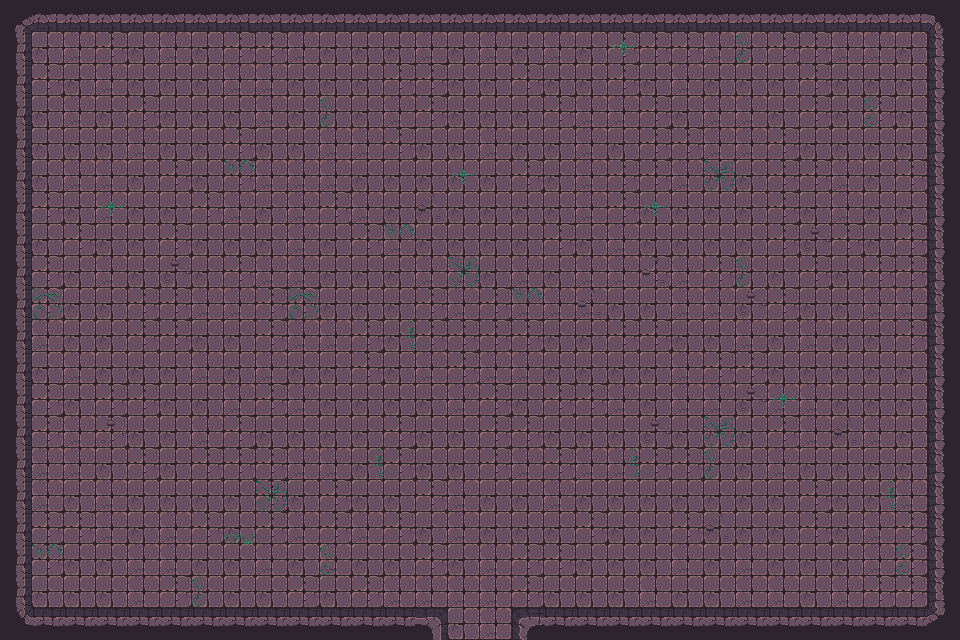

A 2D game scene composited from a Tiled map and its tileset images. What follows is a short description and the map's XML, with every tile layer's data as written:
An orthogonal 30x20 tile map with 32x32 px tiles, 3 tile layers (Walls, Decor, Items), 2 tilesets and 58 objects.

<map version="1.10" tiledversion="1.11.2" orientation="orthogonal" renderorder="right-down" width="30" height="20" tilewidth="32" tileheight="32" infinite="0" nextlayerid="3" nextobjectid="1">
    <tileset firstgid="1" name="Town Tileset" tilewidth="32" tileheight="32" tilecount="64" columns="8">
        <image source="../../../tiles/World H Tileset.png" trans="ff00ff" width="256" height="256" />
        <tile id="4">
            <objectgroup draworder="index" id="2">
                <object id="1" x="0" y="0" width="32" height="32" />
            </objectgroup>
        </tile>
        <tile id="5">
            <objectgroup draworder="index" id="2">
                <object id="1" x="0" y="0" width="32" height="32" />
            </objectgroup>
        </tile>
        <tile id="6">
            <objectgroup draworder="index" id="2">
                <object id="1" x="0" y="0" width="32" height="32" />
            </objectgroup>
        </tile>
        <tile id="7">
            <objectgroup draworder="index" id="2">
                <object id="1" x="0" y="0" width="32" height="32" />
            </objectgroup>
        </tile>
        <tile id="8">
            <objectgroup draworder="index" id="2">
                <object id="1" x="0" y="0" width="32" height="32" />
            </objectgroup>
        </tile>
        <tile id="10">
            <objectgroup draworder="index" id="2">
                <object id="1" x="0" y="32" width="32" height="0" />
            </objectgroup>
        </tile>
        <tile id="11">
            <objectgroup draworder="index" id="2">
                <object id="1" x="0" y="32" width="32" height="0" />
                <object id="2" x="32" y="0" width="0" height="32" />
            </objectgroup>
        </tile>
        <tile id="12">
            <objectgroup draworder="index" id="2">
                <object id="1" x="32" y="0" width="0" height="32" />
            </objectgroup>
        </tile>
        <tile id="13">
            <objectgroup draworder="index" id="2">
                <object id="1" x="0" y="32" width="32" height="0" />
                <object id="2" x="0" y="32" width="32" height="0" />
                <object id="3" x="0" y="0" width="0" height="32" />
            </objectgroup>
        </tile>
        <tile id="14">
            <objectgroup draworder="index" id="2">
                <object id="1" x="0" y="0" width="0" height="32" />
            </objectgroup>
        </tile>
        <tile id="16">
            <objectgroup draworder="index" id="2">
                <object id="1" x="0" y="0" width="32" height="32" />
            </objectgroup>
        </tile>
        <tile id="24">
            <objectgroup draworder="index" id="2">
                <object id="1" x="0" y="0" width="32" height="32" />
            </objectgroup>
        </tile>
    </tileset>
    <tileset firstgid="65" name="Dungeon Crawler Tileset" tilewidth="32" tileheight="32" tilecount="100" columns="10">
        <image source="../../../tiles/Dungeon_Tile.png" trans="" width="320" height="320" />
        <tile id="2">
            <objectgroup draworder="index" id="2">
                <object id="1" x="0" y="0" width="32" height="32" />
            </objectgroup>
        </tile>
        <tile id="3">
            <objectgroup draworder="index" id="2">
                <object id="1" x="0" y="0" width="32" height="32" />
            </objectgroup>
        </tile>
        <tile id="4">
            <objectgroup draworder="index" id="2">
                <object id="1" x="0" y="0" width="32" height="32" />
            </objectgroup>
        </tile>
        <tile id="5">
            <objectgroup draworder="index" id="2">
                <object id="1" x="0" y="0" width="32" height="32" />
            </objectgroup>
        </tile>
        <tile id="6">
            <objectgroup draworder="index" id="2">
                <object id="1" x="0" y="0" width="32" height="32" />
            </objectgroup>
        </tile>
        <tile id="8">
            <objectgroup draworder="index" id="2">
                <object id="1" x="0" y="0" width="32" height="32" />
            </objectgroup>
        </tile>
        <tile id="12">
            <objectgroup draworder="index" id="2">
                <object id="1" x="0" y="0" width="32" height="32" />
            </objectgroup>
        </tile>
        <tile id="13">
            <objectgroup draworder="index" id="2">
                <object id="1" x="0" y="0" width="32" height="32" />
            </objectgroup>
        </tile>
        <tile id="14">
            <objectgroup draworder="index" id="2">
                <object id="1" x="0" y="0" width="32" height="32" />
            </objectgroup>
        </tile>
        <tile id="15">
            <objectgroup draworder="index" id="2">
                <object id="1" x="0" y="0" width="32" height="32" />
            </objectgroup>
        </tile>
        <tile id="16">
            <objectgroup draworder="index" id="2">
                <object id="1" x="0" y="0" width="32" height="32" />
            </objectgroup>
        </tile>
        <tile id="18">
            <objectgroup draworder="index" id="2">
                <object id="1" x="0" y="0" width="32" height="32" />
            </objectgroup>
        </tile>
        <tile id="22">
            <objectgroup draworder="index" id="2">
                <object id="1" x="0" y="0" width="32" height="32" />
            </objectgroup>
        </tile>
        <tile id="23">
            <objectgroup draworder="index" id="2">
                <object id="1" x="0" y="0" width="32" height="32" />
            </objectgroup>
        </tile>
        <tile id="24">
            <objectgroup draworder="index" id="2">
                <object id="1" x="0" y="0" width="32" height="32" />
            </objectgroup>
        </tile>
        <tile id="25">
            <objectgroup draworder="index" id="2">
                <object id="1" x="0" y="0" width="32" height="32" />
            </objectgroup>
        </tile>
        <tile id="26">
            <objectgroup draworder="index" id="2">
                <object id="1" x="0" y="0" width="32" height="32" />
            </objectgroup>
        </tile>
        <tile id="28">
            <objectgroup draworder="index" id="2">
                <object id="1" x="0" y="0" width="32" height="32" />
            </objectgroup>
        </tile>
        <tile id="32">
            <objectgroup draworder="index" id="2">
                <object id="1" x="0" y="0" width="32" height="32" />
            </objectgroup>
        </tile>
        <tile id="33">
            <objectgroup draworder="index" id="2">
                <object id="1" x="0" y="0" width="32" height="32" />
            </objectgroup>
        </tile>
        <tile id="34">
            <objectgroup draworder="index" id="2">
                <object id="1" x="0" y="0" width="32" height="32" />
            </objectgroup>
        </tile>
        <tile id="35">
            <objectgroup draworder="index" id="2">
                <object id="1" x="0" y="0" width="32" height="32" />
            </objectgroup>
        </tile>
        <tile id="36">
            <objectgroup draworder="index" id="2">
                <object id="1" x="0" y="0" width="32" height="32" />
            </objectgroup>
        </tile>
        <tile id="38">
            <objectgroup draworder="index" id="2">
                <object id="1" x="0" y="0" width="32" height="32" />
            </objectgroup>
        </tile>
        <tile id="42">
            <objectgroup draworder="index" id="2">
                <object id="1" x="0" y="0" width="32" height="32" />
            </objectgroup>
        </tile>
        <tile id="43">
            <objectgroup draworder="index" id="2">
                <object id="1" x="0" y="0" width="32" height="32" />
            </objectgroup>
        </tile>
        <tile id="44">
            <objectgroup draworder="index" id="2">
                <object id="1" x="0" y="0" width="32" height="32" />
            </objectgroup>
        </tile>
        <tile id="45">
            <objectgroup draworder="index" id="2">
                <object id="1" x="0" y="0" width="32" height="32" />
            </objectgroup>
        </tile>
        <tile id="46">
            <objectgroup draworder="index" id="2">
                <object id="1" x="0" y="0" width="32" height="32" />
            </objectgroup>
        </tile>
        <tile id="48">
            <objectgroup draworder="index" id="2">
                <object id="1" x="0" y="0" width="32" height="32" />
            </objectgroup>
        </tile>
        <tile id="52">
            <objectgroup draworder="index" id="2">
                <object id="1" x="0" y="0" width="32" height="32" />
            </objectgroup>
        </tile>
        <tile id="53">
            <objectgroup draworder="index" id="2">
                <object id="1" x="0" y="0" width="32" height="32" />
            </objectgroup>
        </tile>
        <tile id="54">
            <objectgroup draworder="index" id="2">
                <object id="1" x="0" y="0" width="32" height="32" />
            </objectgroup>
        </tile>
        <tile id="55">
            <objectgroup draworder="index" id="2">
                <object id="1" x="0" y="0" width="32" height="32" />
            </objectgroup>
        </tile>
        <tile id="56">
            <objectgroup draworder="index" id="2">
                <object id="1" x="0" y="0" width="32" height="32" />
            </objectgroup>
        </tile>
        <tile id="58">
            <objectgroup draworder="index" id="2">
                <object id="1" x="0" y="0" width="32" height="32" />
            </objectgroup>
        </tile>
        <tile id="62">
            <objectgroup draworder="index" id="2">
                <object id="1" x="0" y="0" width="32" height="32" />
            </objectgroup>
        </tile>
        <tile id="63">
            <objectgroup draworder="index" id="2">
                <object id="1" x="0" y="0" width="32" height="32" />
            </objectgroup>
        </tile>
        <tile id="64">
            <objectgroup draworder="index" id="2">
                <object id="1" x="0" y="0" width="32" height="32" />
            </objectgroup>
        </tile>
        <tile id="65">
            <objectgroup draworder="index" id="2">
                <object id="1" x="0" y="0" width="32" height="32" />
            </objectgroup>
        </tile>
        <tile id="66">
            <objectgroup draworder="index" id="2">
                <object id="1" x="0" y="0" width="32" height="32" />
            </objectgroup>
        </tile>
        <tile id="68">
            <objectgroup draworder="index" id="2">
                <object id="1" x="0" y="0" width="32" height="32" />
            </objectgroup>
        </tile>
        <tile id="80">
            <objectgroup draworder="index" id="2">
                <object id="1" x="0" y="0" width="32" height="32" />
            </objectgroup>
        </tile>
    </tileset>
    <layer id="1" name="Walls" width="30" height="20">
        <data encoding="csv">
67,68,68,68,68,68,68,68,68,68,68,68,68,68,68,68,68,68,68,68,68,68,68,68,68,68,68,68,68,69,
77,75,66,65,75,66,75,65,65,66,75,75,75,66,75,66,75,66,75,65,65,65,66,75,65,65,66,66,75,79,
77,65,75,66,75,75,75,66,66,75,75,75,65,65,75,75,65,75,75,65,75,66,75,75,75,65,75,75,75,79,
77,75,66,75,65,75,75,75,66,75,75,75,66,65,75,75,75,65,66,66,65,75,66,66,75,65,75,65,75,79,
77,75,75,75,66,75,75,65,75,75,66,66,65,75,75,66,75,75,66,75,65,65,66,66,65,75,75,75,75,79,
77,75,66,66,75,65,75,65,66,66,66,75,75,75,75,75,65,75,66,65,65,66,75,75,65,65,66,75,65,79,
77,65,75,66,75,75,65,66,75,66,65,66,75,75,75,75,75,75,66,65,75,75,75,75,65,75,66,75,75,79,
77,75,65,75,75,65,75,75,75,66,75,65,66,75,75,75,75,65,75,66,75,75,75,75,65,75,65,75,65,79,
77,65,75,66,75,75,75,65,66,66,75,75,75,66,66,75,66,75,66,66,65,66,65,75,75,65,75,65,65,79,
77,65,75,75,65,65,66,66,65,65,75,75,75,65,66,65,66,66,66,75,75,66,66,75,65,75,75,66,66,79,
77,66,75,75,65,65,75,75,65,66,66,65,75,65,65,65,65,75,75,65,65,75,75,66,75,66,75,75,65,79,
77,75,66,75,75,75,66,75,66,75,75,65,75,66,65,66,66,75,75,75,75,66,65,65,75,75,75,75,75,79,
77,65,75,65,65,75,75,66,65,66,75,75,75,75,66,65,75,65,65,66,75,66,66,75,66,66,75,75,75,79,
77,65,66,65,75,75,66,65,75,75,75,75,65,75,75,65,65,75,75,75,75,75,75,75,65,66,75,66,75,79,
77,66,66,75,65,75,65,65,65,66,66,75,65,75,75,65,66,65,66,66,65,65,75,75,66,75,75,75,75,79,
77,66,75,66,75,75,75,75,65,75,65,75,75,65,66,75,75,66,75,75,75,75,75,75,75,65,75,75,66,79,
77,65,65,66,75,66,65,75,65,66,65,66,65,75,66,75,75,75,65,75,75,65,75,75,75,65,75,66,65,79,
77,65,75,75,66,66,75,75,66,75,66,75,75,65,75,66,65,65,75,75,75,66,75,66,75,75,75,66,65,79,
77,75,75,75,66,65,75,75,75,65,75,65,66,66,66,66,65,75,75,75,66,75,75,66,66,75,66,65,65,79,
87,88,88,88,88,88,88,88,88,88,88,88,88,73,75,66,70,88,88,88,88,88,88,88,88,88,88,88,88,89
        </data>
    </layer>
    <layer id="1" name="Decor" width="30" height="20">
        <data encoding="csv">
133,133,133,133,133,133,133,133,133,133,133,133,133,133,133,133,133,133,133,133,133,133,133,133,133,133,133,133,133,133,
133,133,133,133,133,133,133,133,133,133,133,133,133,133,133,133,133,133,133,135,133,133,133,139,133,133,133,133,133,133,
133,133,133,133,133,133,133,133,136,133,133,133,133,133,133,133,133,133,133,133,133,133,133,133,133,133,133,133,133,133,
133,133,133,133,133,133,133,133,133,133,139,133,133,133,133,133,133,133,133,133,133,133,133,133,133,133,133,139,133,133,
133,133,133,133,133,133,133,133,133,133,133,133,133,133,133,133,133,133,133,133,133,133,133,133,133,133,133,133,133,133,
133,133,133,133,133,133,133,138,133,133,136,133,133,133,135,133,133,133,133,133,133,133,125,133,133,133,133,133,133,133,
133,133,133,135,133,133,136,133,133,133,133,133,133,116,133,133,133,133,133,133,135,133,133,133,133,133,133,133,133,133,
133,133,133,133,133,133,133,133,133,133,133,133,138,133,133,133,133,133,133,133,133,133,133,133,133,115,133,133,133,133,
133,133,133,133,133,115,133,133,133,133,133,133,133,133,125,133,133,133,136,133,116,133,133,139,133,133,133,133,133,133,
133,126,133,133,133,133,133,133,133,126,133,133,133,133,133,133,138,133,116,133,133,133,133,115,133,133,133,133,133,133,
133,133,133,133,133,133,133,133,133,133,133,133,140,133,133,133,133,133,133,133,133,133,133,133,133,133,133,133,133,133,
133,133,133,133,133,133,133,133,133,133,133,133,133,133,133,133,133,133,133,133,133,133,133,133,133,133,133,133,133,133,
133,133,133,133,133,133,133,133,133,133,133,133,133,133,133,133,133,133,133,133,133,133,133,115,135,133,133,133,133,133,
133,133,133,115,133,133,136,133,133,133,133,133,133,133,133,133,133,133,133,133,115,133,125,133,133,133,116,133,133,133,
133,133,133,133,133,133,133,133,133,133,133,140,133,133,133,133,133,133,133,140,133,133,139,133,133,133,133,133,133,133,
133,133,133,133,133,133,133,133,125,133,133,133,133,133,133,133,133,133,133,133,133,133,133,133,133,133,133,140,133,133,
133,133,133,133,133,133,133,137,133,133,133,133,133,133,133,133,133,133,133,133,133,133,116,133,133,133,133,133,133,133,
133,138,133,133,133,133,133,133,133,133,139,133,133,133,133,133,133,133,133,133,133,133,133,133,133,133,133,133,139,133,
133,133,133,133,133,133,139,133,133,133,133,133,133,133,133,133,133,133,133,133,133,133,133,133,133,133,133,133,133,133,
133,133,133,133,133,133,133,133,133,133,133,133,133,133,133,133,133,133,133,133,133,133,133,133,133,133,133,133,133,133
        </data>
    </layer>
    <layer id="1" name="Items" width="30" height="20">
        <data encoding="csv">
133,133,133,133,133,133,133,133,133,133,133,133,133,133,133,133,133,133,133,133,133,133,133,133,133,133,133,133,133,133,
133,133,133,133,133,133,133,133,133,133,133,133,133,133,133,133,133,133,133,133,133,133,133,133,133,133,133,133,133,133,
133,133,133,133,133,133,133,133,133,133,133,133,133,133,133,133,133,133,133,133,133,133,133,133,133,133,133,133,133,133,
133,133,133,133,133,133,133,133,133,133,133,133,133,133,133,133,133,133,133,133,133,133,133,133,133,133,133,133,133,133,
133,133,133,133,133,133,133,133,133,133,133,133,133,133,133,133,133,133,133,133,133,133,133,133,133,133,133,133,133,133,
133,133,133,133,133,133,133,133,133,133,133,133,133,133,133,133,133,133,133,133,133,133,133,133,133,133,133,133,133,133,
133,133,133,133,133,133,133,133,133,133,133,133,133,133,133,133,133,133,133,133,133,133,133,133,133,133,133,133,133,133,
133,133,133,133,133,133,133,133,133,133,133,133,133,133,133,133,133,133,133,133,133,133,133,133,133,133,133,133,133,133,
133,133,133,133,133,133,133,133,133,133,133,133,133,133,133,133,133,133,133,133,133,133,133,133,133,133,133,133,133,133,
133,133,133,133,133,133,133,133,133,133,133,133,133,133,133,133,133,133,133,133,133,133,133,133,133,133,133,133,133,133,
133,133,133,133,133,133,133,133,133,133,133,133,133,133,133,133,133,133,133,133,133,133,133,133,133,133,133,133,133,133,
133,133,133,133,133,133,133,133,133,133,133,133,133,133,133,133,133,133,133,133,133,133,133,133,133,133,133,133,133,133,
133,133,133,133,133,133,133,133,133,133,133,133,133,133,133,133,133,133,133,133,133,133,133,133,133,133,133,133,133,133,
133,133,133,133,133,133,133,133,133,133,133,133,133,133,133,133,133,133,133,133,133,133,133,133,133,133,133,133,133,133,
133,133,133,133,133,133,133,133,133,133,133,133,133,133,133,133,133,133,133,133,133,133,133,133,133,133,133,133,133,133,
133,133,133,133,133,133,133,133,133,133,133,133,133,133,133,133,133,133,133,133,133,133,133,133,133,133,133,133,133,133,
133,133,133,133,133,133,133,133,133,133,133,133,133,133,133,133,133,133,133,133,133,133,133,133,133,133,133,133,133,133,
133,133,133,133,133,133,133,133,133,133,133,133,133,133,133,133,133,133,133,133,133,133,133,133,133,133,133,133,133,133,
133,133,133,133,133,133,133,133,133,133,133,133,133,133,133,133,133,133,133,133,133,133,133,133,133,133,133,133,133,133,
133,133,133,133,133,133,133,133,133,133,133,133,133,133,133,133,133,133,133,133,133,133,133,133,133,133,133,133,133,133
        </data>
    </layer>
</map>
